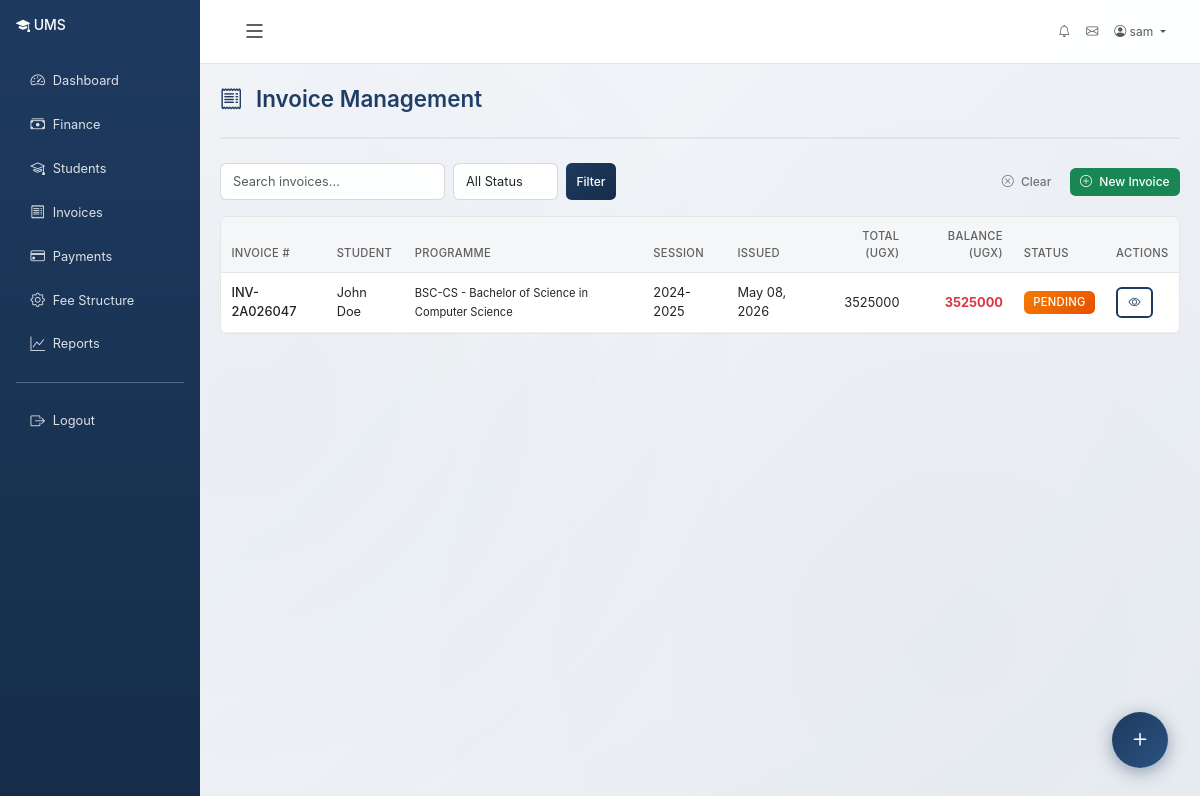
Page /finance/invoices/ (signed in) on the earlier database version.
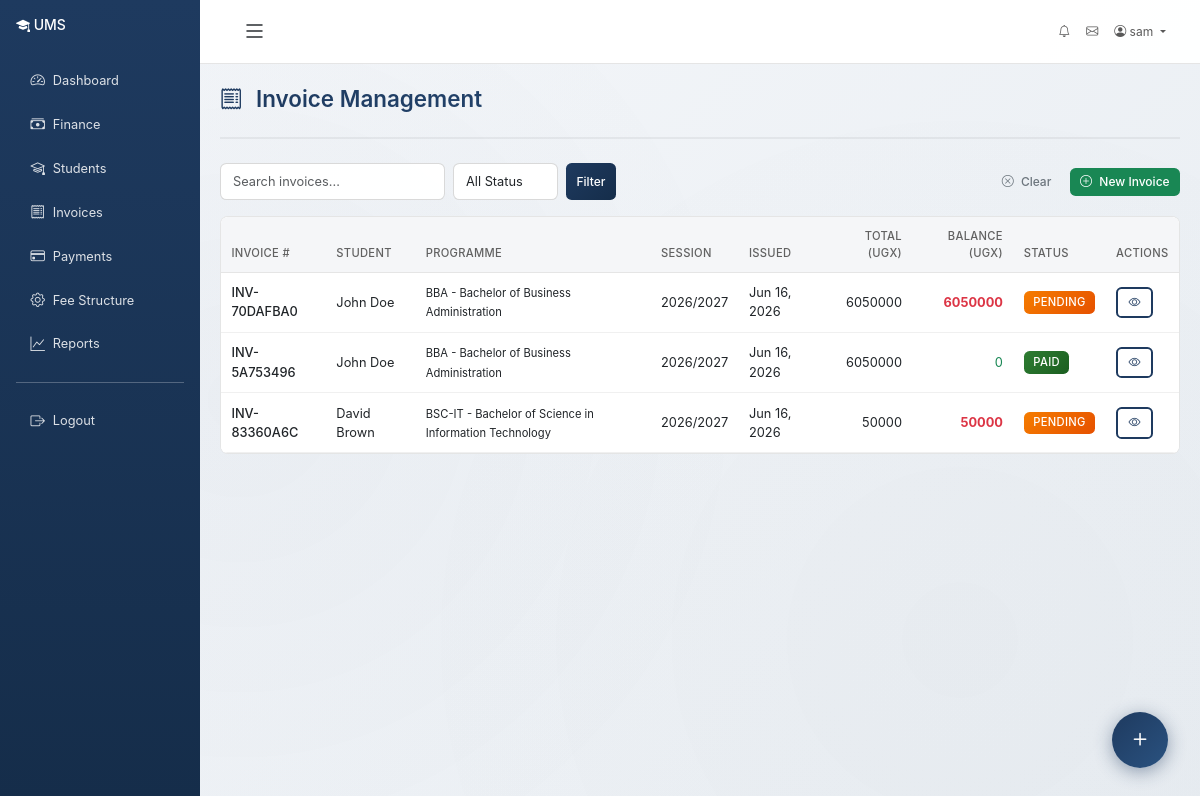
Same page on the later database version.
### finance/models.py (models this page shows, shortened)
class Invoice(models.Model):
    class Status(models.TextChoices):
        PENDING = 'pending', 'Pending'
        PARTIALLY_PAID = 'partial', 'Partially Paid'
        PAID = 'paid', 'Fully Paid'
        OVERDUE = 'overdue', 'Overdue'
        CANCELLED = 'cancelled', 'Cancelled'
    invoice_number = models.CharField(max_length=30, unique=True)
    student = models.ForeignKey('students.Student', on_delete=models.CASCADE, related_name='invoices')
    session = models.ForeignKey('academics.AcademicSession', on_delete=models.CASCADE)
    semester = models.ForeignKey('academics.StudySemester', on_delete=models.SET_NULL, null=True, blank=True)
    total_amount = models.DecimalField(max_digits=12, decimal_places=2, default=0)
    amount_paid = models.DecimalField(max_digits=12, decimal_places=2, default=0)
    balance = models.DecimalField(max_digits=12, decimal_places=2, default=0)
    status = models.CharField(max_length=15, choices=Status.choices, default=Status.PENDING)
    due_date = models.DateField(null=True, blank=True)
    issued_date = models.DateField(default=timezone.now)
    notes = models.TextField(blank=True)
    created_by = models.ForeignKey(settings.AUTH_USER_MODEL, on_delete=models.SET_NULL, null=True)
    created_at = models.DateTimeField(auto_now_add=True)
    class Meta:
        ordering = ['-created_at']

### students/models.py (models this page shows, shortened)
class Student(models.Model):
    class Status(models.TextChoices):
        PENDING = 'pending', 'Pending Admission'
        ADMITTED = 'admitted', 'Admitted'
        ACTIVE = 'active', 'Active'
        SUSPENDED = 'suspended', 'Suspended'
        GRADUATED = 'graduated', 'Graduated'
        WITHDRAWN = 'withdrawn', 'Withdrawn'
    user = models.OneToOneField(settings.AUTH_USER_MODEL, on_delete=models.CASCADE, related_name='student_profile')
    student_id = models.CharField(max_length=20, unique=True)
    programme = models.ForeignKey('academics.Programme', on_delete=models.SET_NULL, null=True, related_name='students')
    current_year = models.ForeignKey('academics.StudyYear', on_delete=models.SET_NULL, null=True, related_name='students')
    current_semester_number = models.ForeignKey('academics.StudySemester', on_delete=models.SET_NULL, null=True, related_name='students')
    intake = models.ForeignKey(
        'academics.Intake', on_delete=models.SET_NULL,
        null=True, blank=True, related_name='students'
    )
    admission_date = models.DateField(default=timezone.now)
    expected_graduation = models.DateField(null=True, blank=True)
    status = models.CharField(max_length=20, choices=Status.choices, default=Status.PENDING)
    nationality = models.CharField(max_length=100, blank=True)
    state_of_origin = models.CharField(max_length=100, blank=True)
    lga = models.CharField(max_length=100, blank=True, verbose_name='LGA')
    guardian_name = models.CharField(max_length=200, blank=True)
    guardian_phone = models.CharField(max_length=20, blank=True)
    guardian_email = models.EmailField(blank=True)
    guardian_relationship = models.CharField(max_length=50, blank=True)
    blood_group = models.CharField(max_length=5, blank=True)
    medical_conditions = models.TextField(blank=True)
    created_at = models.DateTimeField(auto_now_add=True)
    updated_at = models.DateTimeField(auto_now=True)
    class Meta:
        ordering = ['student_id']

### accounts/models.py (models this page shows, shortened)
class User(AbstractUser):
    class Role(models.TextChoices):
        ADMIN = 'admin', 'Administrator'
        REGISTRAR = 'registrar', 'Registrar'
        LECTURER = 'lecturer', 'Lecturer'
        STUDENT = 'student', 'Student'
        FINANCE = 'finance', 'Finance Staff'
        LIBRARIAN = 'librarian', 'Librarian'
        HOSTEL_MANAGER = 'hostel_manager', 'Hostel Manager'
        FACULTY_DEAN = 'faculty_dean', 'Faculty Dean'
        DEPARTMENT_HEAD = 'department_head', 'Department Head'
        PROGRAMME_COORDINATOR = 'programme_coordinator', 'Programme Coordinator'
    role = models.CharField(max_length=25, choices=Role.choices, default=Role.STUDENT)
    phone_number = models.CharField(max_length=20, blank=True)
    date_of_birth = models.DateField(null=True, blank=True)
    gender = models.CharField(
        max_length=10,
        choices=[('M', 'Male'), ('F', 'Female'), ('O', 'Other')],
        blank=True
    )
    address = models.TextField(blank=True)
    profile_picture = models.ImageField(upload_to='profiles/', null=True, blank=True)
    is_active_member = models.BooleanField(default=True)
    created_at = models.DateTimeField(auto_now_add=True)
    updated_at = models.DateTimeField(auto_now=True)
    class Meta:
        ordering = ['-date_joined']
    @property
    def is_admin(self):
        return self.role == self.Role.ADMIN or self.is_superuser
    @property
    def is_registrar(self):
        return self.role == self.Role.REGISTRAR
    @property
    def is_lecturer(self):
        return self.role == self.Role.LECTURER
    @property
    def is_student(self):
        return self.role == self.Role.STUDENT
    @property
    def is_finance_staff(self):
        return self.role == self.Role.FINANCE
    @property
    def is_faculty_dean(self):
        return self.role == self.Role.FACULTY_DEAN
    @property
    def is_department_head(self):
        return self.role == self.Role.DEPARTMENT_HEAD
    @property
    def is_programme_coordinator(self):
        return self.role == self.Role.PROGRAMME_COORDINATOR

### academics/models.py (models this page shows, shortened)
class Programme(models.Model):
    class Schedule(models.TextChoices):
        FULLTIME = 'fulltime', 'Full-time'
        WEEKEND = 'weekend', 'Weekend'
        EVENING = 'evening', 'Evening'
        ONLINE = 'online', 'Online'
        HOLIDAY = 'holiday', 'Holiday'
    name = models.CharField(max_length=200)
    code = models.CharField(max_length=20, unique=True)
    department = models.ForeignKey(Department, on_delete=models.CASCADE, related_name='programmes')
    coordinator = models.ForeignKey(
        settings.AUTH_USER_MODEL, on_delete=models.SET_NULL,
        null=True, blank=True, related_name='programmes_coordinated'
    )
    level = models.ForeignKey(StudyLevel, on_delete=models.PROTECT, related_name='programmes')
    schedule = models.CharField(max_length=10, choices=Schedule.choices, default=Schedule.FULLTIME)
    duration_years = models.IntegerField(default=4)
    total_credits = models.IntegerField(default=120)
    description = models.TextField(blank=True)
    is_active = models.BooleanField(default=True)
    created_at = models.DateTimeField(auto_now_add=True)
    class Meta:
        ordering = ['name']
    def __str__(self):
        return f"{self.code} - {self.name}"

class AcademicSession(models.Model):
    name = models.CharField(max_length=50, unique=True)  # e.g., "2026/2027"
    is_current = models.BooleanField(default=False)
    created_at = models.DateTimeField(auto_now_add=True)
    class Meta:
        ordering = ['-name']

### finance/views.py (the view, shortened to what this page needs)
# urls.py: path('invoices/', views.invoice_list, name='invoice_list'),
@login_required
@finance_required
def invoice_list(request):
    invoices = Invoice.objects.select_related('student__user', 'session', 'semester').all()
    status_filter = request.GET.get('status', '')
    search = request.GET.get('search', '')
    session_filter = request.GET.get('session', '')
    faculty_filter = request.GET.get('faculty', '')
    department_filter = request.GET.get('department', '')
    programme_filter = request.GET.get('programme', '')
    date_from = request.GET.get('date_from', '')
    date_to = request.GET.get('date_to', '')
    weekend_filter = request.GET.get('weekend', '')
    if status_filter:
        invoices = invoices.filter(status=status_filter)
    if session_filter:
        invoices = invoices.filter(session_id=session_filter)
    if faculty_filter:
        invoices = invoices.filter(student__programme__department__faculty_id=faculty_filter)
    if department_filter:
        invoices = invoices.filter(student__programme__department_id=department_filter)
    if programme_filter:
        invoices = invoices.filter(student__programme_id=programme_filter)
    if date_from:
        invoices = invoices.filter(issued_date__gte=date_from)
    if date_to:
        invoices = invoices.filter(issued_date__lte=date_to)
    from academics.models import AcademicSession, Faculty, Department, Programme
    sessions = AcademicSession.objects.all().order_by('-id')
    faculties = Faculty.objects.all()
    departments = Department.objects.all()
    programmes = Programme.objects.all()
    total_amount = invoices.aggregate(t=Sum('total_amount'))['t'] or 0
    total_balance = invoices.aggregate(t=Sum('balance'))['t'] or 0
    return render(request, 'finance/invoice_list.html', {
        'invoices': invoices,
        'statuses': Invoice.Status.choices,
        'sessions': sessions,
        'faculties': faculties,
        'departments': departments,
        'programmes': programmes,
        'status_filter': status_filter,
        'search': search,
        'session_filter': session_filter,
        'faculty_filter': faculty_filter,
        'department_filter': department_filter,
        'programme_filter': programme_filter,
        'date_from': date_from,
        'date_to': date_to,
        'weekend_filter': weekend_filter,
        'total_amount': total_amount,
        'total_balance': total_balance,
    })

### accounts/context_processors.py (called while the page is built, shortened)
def admin_dashboard_stats(request):
    context = {}
    return context

def user_context(request):
    context = {}
    if request.user.is_authenticated:
        user = request.user
        context['user_role'] = user.role
        context['user_role_display'] = user.get_role_display()
        context['is_admin_user'] = user.is_admin
        context['is_staff_user'] = user.role in ['admin', 'registrar', 'lecturer', 'finance', 'librarian', 'hostel_manager']
        nav_items = _get_nav_items(user)
        context['nav_items'] = nav_items
    return context

### templates/finance/invoice_list.html (shortened to what this page needs)
{% extends "base.html" %}
{% block content %}
<div class="page-header">
    <h1 class="page-title"><i class="bi bi-receipt"></i> Invoice Management</h1>
</div>
<div class="d-flex justify-content-between align-items-center mb-3">
    <form class="d-flex gap-2" method="get">
        <input type="text" name="search" class="form-control form-control-sm" placeholder="Search invoices..." value="{{ search }}">
        <select name="status" class="form-select form-select-sm" style="width:auto;">
            <option value="">All Status</option>
        </select>
        <button type="submit" class="btn btn-sm btn-primary">Filter</button>
    </form>
    <div class="d-flex gap-2">
        <a href="{% url 'finance:invoice_list' %}" class="btn btn-sm btn-outline-secondary">
            <i class="bi bi-x-circle me-1"></i> Clear
        </a>
        <button onclick="loadModalForm('/finance/invoices/create/', '<i class=&quot;bi bi-plus-circle me-2&quot;></i>Create Invoice', 'Create Invoice')" class="btn btn-sm btn-success">
            <i class="bi bi-plus-circle me-1"></i> New Invoice
        </button>
    </div>
</div>
<div class="card">
    <div class="table-responsive">
        <table class="table table-hover mb-0">
            <thead>
                <tr>
                    <th>Invoice #</th>
                    <th>Student</th>
                    <th>Programme</th>
                    <th>Session</th>
                    <th>Issued</th>
                    <th class="text-end">Total (UGX)</th>
                    <th class="text-end">Balance (UGX)</th>
                    <th>Status</th>
                    <th>Actions</th>
                </tr>
            </thead>
            <tbody>
                {% for inv in invoices %}
                <tr>
                    <td class="fw-medium">{{ inv.invoice_number }}</td>
                    <td>{{ inv.student.user.get_full_name }}</td>
                    <td><small>{{ inv.student.programme|default:"-" }}</small></td>
                    <td>{{ inv.session.name }}</td>
                    <td>{{ inv.issued_date|date:"M d, Y" }}</td>
                    <td class="text-end">{{ inv.total_amount|floatformat:0 }}</td>
                    <td class="text-end {% if inv.balance > 0 %}text-danger fw-bold{% else %}text-success{% endif %}">
                        {{ inv.balance|floatformat:0 }}
                    </td>
                    <td>
                        {% if inv.status == 'paid' %}
                        <span class="badge bg-success badge-role">Paid</span>
                        {% elif inv.status == 'partial' %}
                        <span class="badge bg-info badge-role">Partial</span>
                        {% elif inv.status == 'overdue' %}
                        <span class="badge bg-danger badge-role">Overdue</span>
                        {% elif inv.status == 'cancelled' %}
                        <span class="badge bg-secondary badge-role">Cancelled</span>
                        {% else %}
                        <span class="badge bg-warning text-dark badge-role">Pending</span>
                        {% endif %}
                    </td>
                    <td>
                        <a href="{% url 'finance:invoice_detail' inv.pk %}" class="btn btn-sm btn-outline-primary" title="View Details">
                            <i class="bi bi-eye"></i>
                        </a>
                    </td>
                </tr>
                {% empty %}
                <tr><td colspan="9" class="text-center text-muted py-4">No invoices found.</td></tr>
                {% endfor %}
            </tbody>
        </table>
    </div>
</div>
{% endblock %}

### templates/base.html (shortened to what the changed rows need)
{% load static %}
<!DOCTYPE html>
<html lang="en">
<head>
    <link href="https://cdn.jsdelivr.net/npm/bootstrap@5.3.0/dist/css/bootstrap.min.css" rel="stylesheet">
    <link rel="stylesheet" href="https://cdn.jsdelivr.net/npm/bootstrap-icons@1.11.0/font/bootstrap-icons.css">
</head>
<body {% if user.is_authenticated %}data-user-authenticated="true"{% endif %}>
    {% if user.is_authenticated %}
    <div class="container-fluid">
        <div class="row">
            <div class="col-md-3 col-lg-2 px-0 sidebar d-none d-md-block" id="sidebar">
                <div class="p-3">
                    <nav class="nav flex-column">
                        {% for item in nav_items %}
                            {% if item.path %}
                                <a class="nav-link" href="{{ item.path }}" title="{{ item.label }}">
                                    <i class="bi {{ item.icon }}"></i> <span class="sidebar-text">{{ item.label }}</span>
                                </a>
                            {% elif item.url %}
                                <a class="nav-link" href="{% url item.url %}" title="{{ item.label }}">
                                    <i class="bi {{ item.icon }}"></i> <span class="sidebar-text">{{ item.label }}</span>
                                </a>
                            {% endif %}
                        {% endfor %}
                    </nav>
                </div>
            </div>
            <div class="col-md-9 col-lg-10 ms-auto main-content-area" id="mainContent">
                <div class="content-wrapper">
                    {% block content %}{% endblock %}
                </div>
            </div>
        </div>
    </div>
    {% else %}
    <div class="container-fluid">
        {% block login_content %}{% endblock %}
    </div>
    {% endif %}
</body>
</html>

Differences in the rows shown:
removed Invoice: invoice_number "INV-2A026047", student.user.get_full_name "John Doe", student.programme "BSC-CS - Bachelor of Science in Computer Science", session.name "2024-2025", issued_date "May 08, 2026", total_amount "3525000", balance "3525000", status "PENDING"
added Invoice: invoice_number "INV-70DAFBA0", student.user.get_full_name "John Doe", student.programme "BBA - Bachelor of Business Administration", session.name "2026/2027", issued_date "Jun 16, 2026", total_amount "6050000", balance "6050000", status "PENDING"
added Invoice: invoice_number "INV-5A753496", student.user.get_full_name "John Doe", student.programme "BBA - Bachelor of Business Administration", session.name "2026/2027", issued_date "Jun 16, 2026", total_amount "6050000", balance "0", status "PAID"
added Invoice: invoice_number "INV-83360A6C", student.user.get_full_name "David Brown", student.programme "BSC-IT - Bachelor of Science in Information Technology", session.name "2026/2027", issued_date "Jun 16, 2026", total_amount "50000", balance "50000", status "PENDING"
